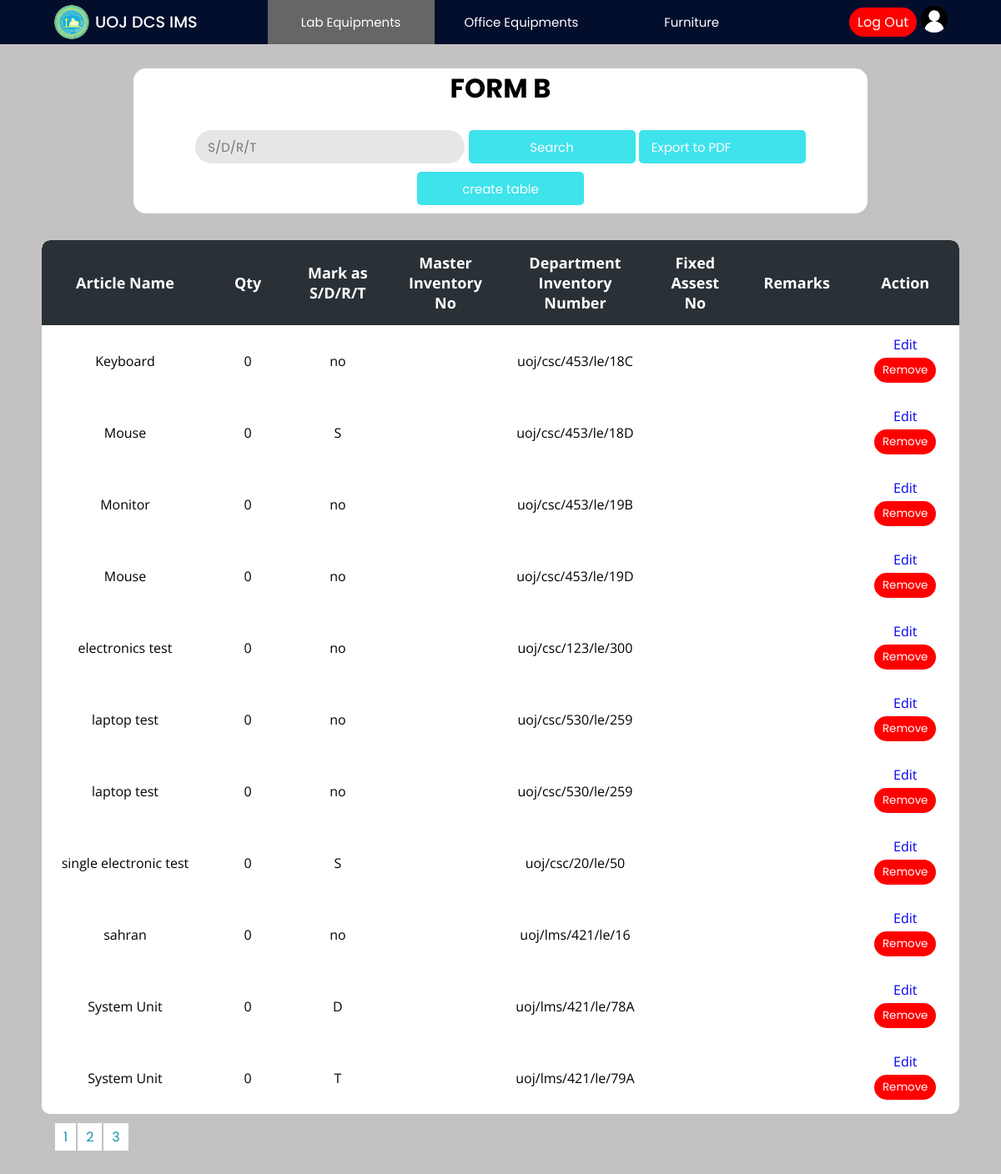
Screenshot of /Project/lab/labForm_B.php (signed in) with the database file from the repository.
### tables this page shows
CREATE TABLE `formb_table` (
  `article` varchar(200) NOT NULL,
  `quantity` int(11) NOT NULL,
  `sdrt` varchar(3) NOT NULL,
  `master_inventory_no` varchar(50) NOT NULL,
  `dept_Inventory_no` varchar(50) NOT NULL,
  `fixed_asset_no` varchar(50) NOT NULL,
  `remarks` varchar(200) NOT NULL
);

### Project/lab/labForm_B.php (the view, shortened to what this page needs)
<?php
include("../config/connection.php");
$rowsPerPage = 10;
$totalRows = mysqli_num_rows(mysqli_query($con, "SELECT * FROM invoice"));
$totalPages = ceil($totalRows / $rowsPerPage);
if (isset($_GET['search'])) {
    $sdrt = $_GET['sdrt'];
    if (!empty($sdrt)) {
        $queryinvoice = "SELECT * FROM formb_table WHERE sdrt='$sdrt'";
    } else {
        $queryinvoice = "SELECT * FROM formb_table";
    }
    $resultinvoice = mysqli_query($con, $queryinvoice);
} else {
    $queryinvoice = "SELECT * FROM formb_table";
}
?>
<!DOCTYPE html>
<html lang="en">
<head>
    <link rel="stylesheet" href="../css/lab.css">
    <link rel="stylesheet" href="../css/main.css">
</head>
<body>
    <?php include "../header/header.php"; ?>
    <div class="main-container">
        <div class="container">
            <h2>FORM B</h2>
            <div>
                <form action="labForm_B.php" method="get">
                    <input type="text" placeholder="S/D/R/T" name="sdrt" value="<?php if (isset($_POST['sdrt'])) {
                                                                                    echo $_POST['sdrt'];
                                                                                } ?>" />
                    <input class="button" type="submit" name="search" value="Search" />
                    <a href="labForm_B.php?export=true&sdrt=<?php
                                                            if (isset($_GET['sdrt'])) {
                                                                echo urlencode($_GET['sdrt']);
                                                            }
                                                            ?>"><input class="button" value="Export to PDF" /></a>
                </form>
                <a href="formBTable.php"><input class="button" type="submit" name="create" value="create table" /></a>
            </div>
        </div>
        <div class="table-con">
            <table>
                <thead>
                    <tr>
                        <th>Article Name</th>
                        <th>Qty</th>
                        <th>Mark as S/D/R/T</th>
                        <th>Master Inventory No</th>
                        <th>Department Inventory Number</th>
                        <th>Fixed Assest No</th>
                        <th>Remarks</th>
                        <th>Action</th>
                    </tr>
                </thead>
                <tbody>
                    <?php
                    $resultinvoice = mysqli_query($con, $queryinvoice);
                    while ($rowinvoice = mysqli_fetch_assoc($resultinvoice)) {
                    ?>
                        <tr>
                            <td class="name"><?php echo $rowinvoice['article'] ?></td>
                            <td><?php echo $rowinvoice['quantity'] ?></td>
                            <td><?php echo $rowinvoice['sdrt'] ?></td>
                            <td><?php echo $rowinvoice['master_inventory_no'] ?></td>
                            <td><?php echo $rowinvoice['dept_Inventory_no'] ?></td>
                            <td><?php echo $rowinvoice['fixed_asset_no'] ?></td>
                            <td><?php echo $rowinvoice['remarks'] ?></td>
                            <td>
                                <a href="addDataFormB.php?dept_Inventory_no=<?php echo $rowinvoice['dept_Inventory_no'] ?>"> Edit </a>
                                <form method="post" action="actionItemFormB.php">
                                    <button class="logout" type="submit" onclick="return confirm('Are you sure to remove this record ?')">Remove</button>
                                </form>
                            </td>
                        </tr>
                    <?php
                    }
                    ?>
                </tbody>
            </table>
        </div>
        <div class="pagination" style="margin:15px;">
            <?php
            for ($i = 1; $i <= $totalPages; $i++) {
                echo '<a href="?page=' . $i . '" style="margin:1px;background-color: #fff; color: #1690A7; border: none; padding: 5px 10px; cursor: pointer; width:5px;">' . $i . '</a>';
            }
            ?>
        </div>
    </div>
</body>
</html>

### Project/css/lab.css (style rules this page uses)
.main-container { padding: 50px; min-height: 100vh; height: fit-content; background: rgb(195, 193, 193); }
.container { text-align: center; background-color: white; border-radius: 15px; width: 80%; margin: auto; margin-bottom: 2rem; padding: 0 0 10px 0; }
h2 { font-size: 2rem; margin-bottom: 1rem; font-family: 'Poppins', sans-serif; }
.button { background: #3ee3eb; color: white; cursor: pointer; height: 40px; border-radius: 5px; padding: 0 15px 0 15px; border: none; font-family: 'Poppins', sans-serif; width: 200px; margin-top: 10px; }
table { border-collapse: collapse; border-radius: 10px; overflow: hidden; max-width: 100%; margin: 0 auto; position: relative; }
.table-con { border-collapse: collapse; background: #fff; border-radius: 10px; margin: auto; position: relative; font-family: 'Open Sans'; text-align: center; background: #fff; overflow: auto; }
.table-con td.name { max-width: 200px; word-wrap: break-word; min-width: 200px; }
th { width: 200px; font-size: 18px; background: #293036; color: white; padding: 15px; }
td { padding: 12px; }
input { font-size: 15px; color: #666; background: #e6e6e6; height: 40px; border-radius: 20px; padding: 0 15px 0 15px; border: none; font-family: 'Poppins', sans-serif; }
.logout { margin: 5px; background-color: #ff0000; color: #ffffff; border: none; padding: 5px 10px; cursor: pointer; }

### Project/css/main.css (style rules this page uses)
* { margin: 0; padding: 0; text-decoration: none; box-sizing: border-box; }
:root { --bg-gradient: linear-gradient(-135deg, #01064a, #21acc2); --bg-gray: #e6e6e6; --text-color: #666; --inp-color: #57b846; }
body { font-family: 'Poppins', sans-serif; }

### Project/css/header.css (style rules this page uses)
* { margin: 0; padding: 0; text-decoration: none; box-sizing: border-box; }
:root { background: linear-gradient(-135deg, #01064a, #21acc2); --bg-gray: #e6e6e6; --text-color: #666; --inp-color: #57b846; }
body { font-family: 'Poppins', sans-serif; margin-top: 30px; }
button { border: none; padding: 3px 4px; border-radius: 3px; font-family: 'Poppins', sans-serif; margin-right: 10px; }
.logout { margin: 5px; background-color: #ff0000; color: #ffffff; border: none; padding: 5px 10px; cursor: pointer; border-radius: 20cqb; }

### rows the page displays
formb_table: article "Keyboard", quantity "0", sdrt "no", dept_Inventory_no "uoj/csc/453/le/18C"
formb_table: article "Mouse", quantity "0", sdrt "S", dept_Inventory_no "uoj/csc/453/le/18D"
formb_table: article "Monitor", quantity "0", sdrt "no", dept_Inventory_no "uoj/csc/453/le/19B"
formb_table: article "Mouse", quantity "0", sdrt "no", dept_Inventory_no "uoj/csc/453/le/19D"
formb_table: article "electronics test", quantity "0", sdrt "no", dept_Inventory_no "uoj/csc/123/le/300"
formb_table: article "laptop test", quantity "0", sdrt "no", dept_Inventory_no "uoj/csc/530/le/259"
formb_table: article "laptop test", quantity "0", sdrt "no", dept_Inventory_no "uoj/csc/530/le/259"
formb_table: article "single electronic test", quantity "0", sdrt "S", dept_Inventory_no "uoj/csc/20/le/50"
formb_table: article "sahran", quantity "0", sdrt "no", dept_Inventory_no "uoj/lms/421/le/16"
formb_table: article "System Unit", quantity "0", sdrt "D", dept_Inventory_no "uoj/lms/421/le/78A"
formb_table: article "System Unit", quantity "0", sdrt "T", dept_Inventory_no "uoj/lms/421/le/79A"
